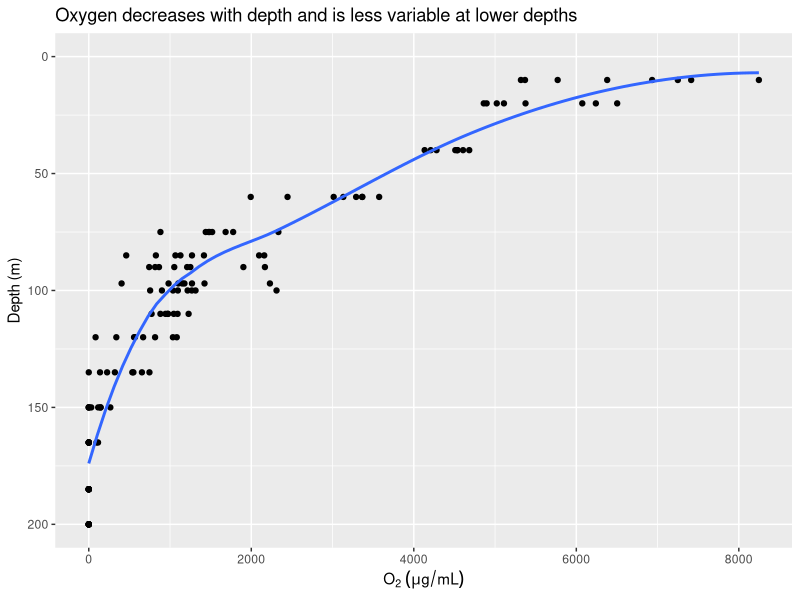
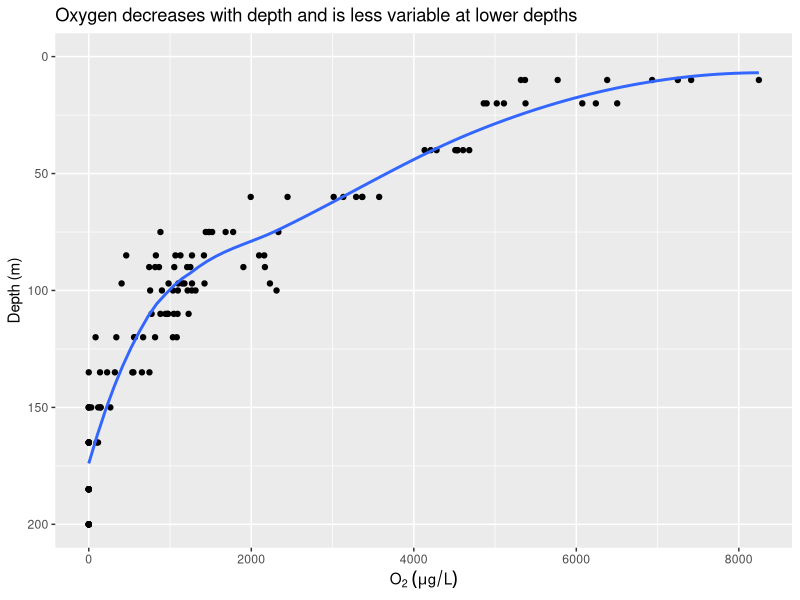
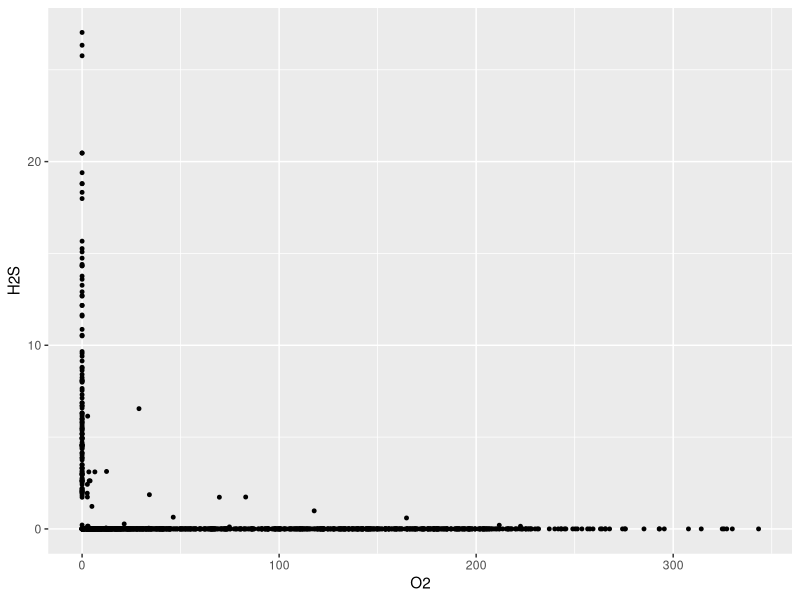
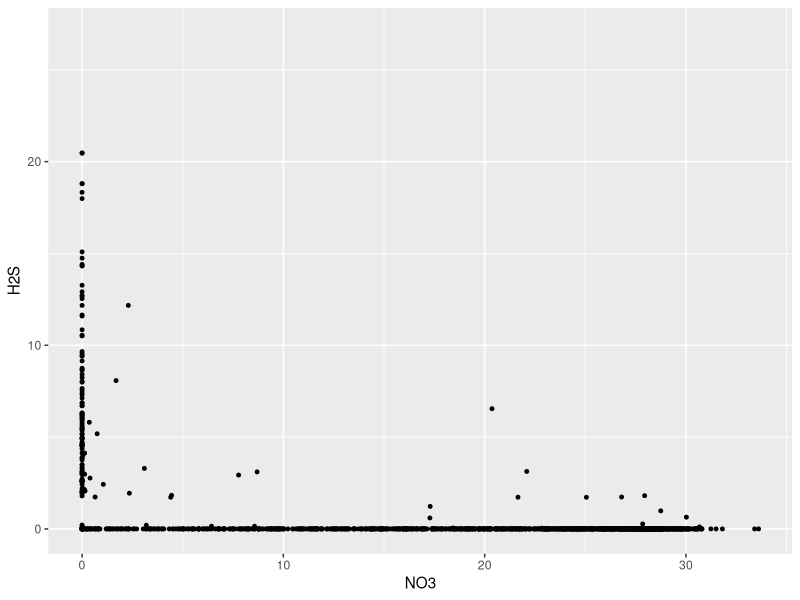
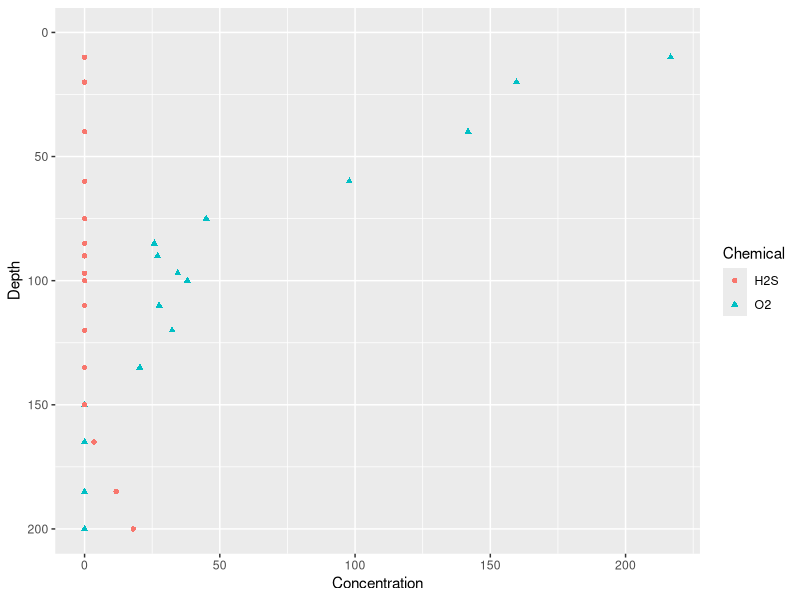
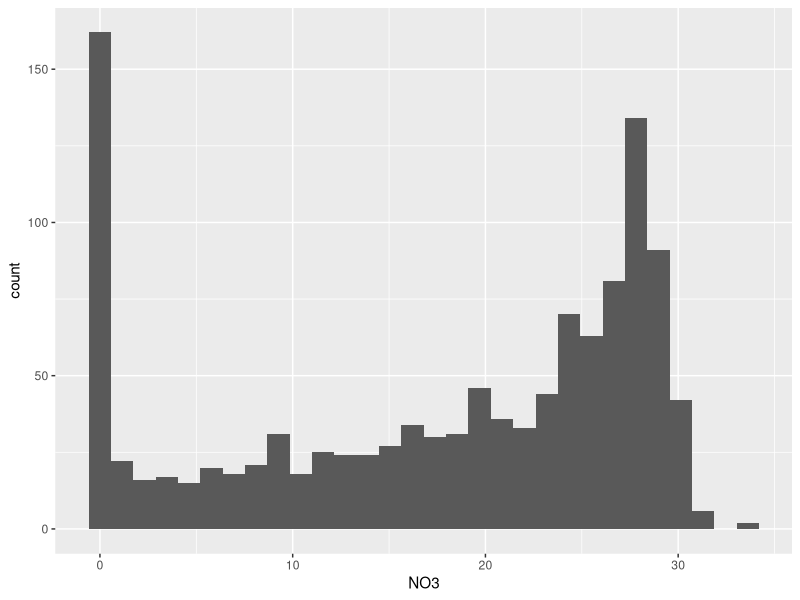
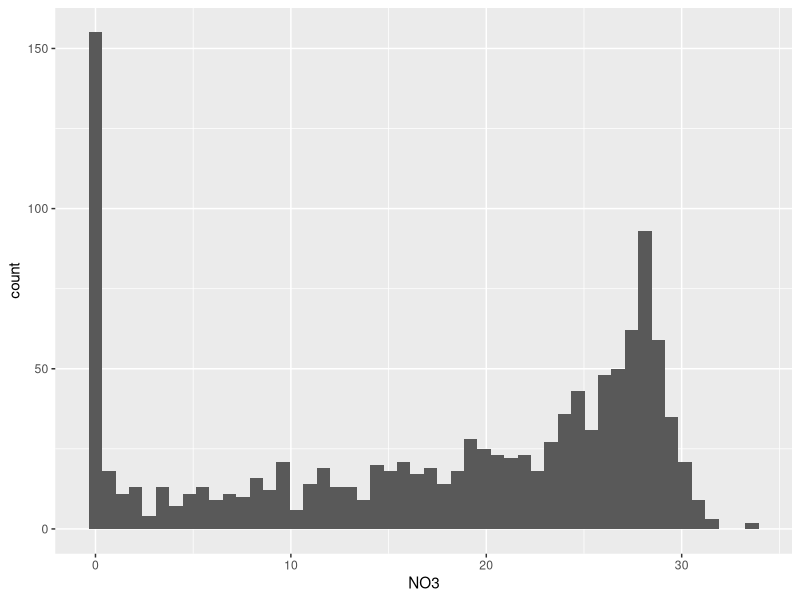
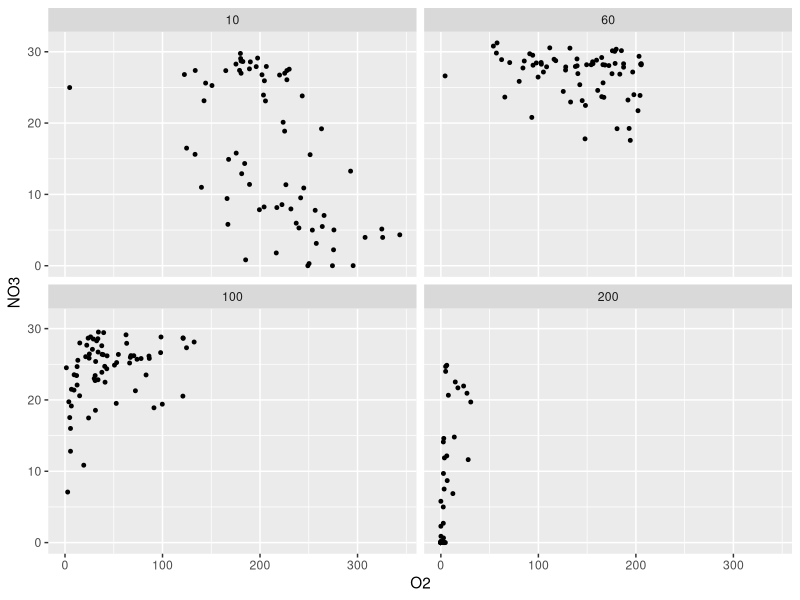

Generate these figures, in order, with R:
## ---- chunk 1
setwd("~/GitHub/workshops/intro_tidyverse/")
## ---- chunk 2
library(tidyverse)
## ---- chunk 3
raw_data <- read_csv(file="Saanich_Data.csv",
                     col_names=TRUE,
                     na=c("", "NA", "NAN", "ND"))

dat <- raw_data
## ---- chunk 4
pdat <- raw_data
## ---- chunk 5
# 1
pdat <- select(pdat, Cruise, Date, Depth, PO4, WS_NO3)

# 2
pdat <- filter(pdat, Cruise == 72 & Depth >= 0.1)

# Check dimensions
dim(pdat)
## ---- chunk 6
pdat <- raw_data
## ---- chunk 7
# 1
pdat <- select(pdat, Date, Depth, WS_O2)

# 2
pdat <- rename(pdat, Oxygen=WS_O2)

# 3
pdat <- filter(pdat, months(Date) == "August")

# 4
pdat <- mutate(pdat, Oxygen=Oxygen*32)
## ---- chunk 8
# 5
ggplot(pdat, aes(x=Oxygen, y=Depth*1000)) +
  geom_point() +
  geom_smooth(method="loess", se=FALSE) + 
  scale_y_reverse(limits=c(200, 0)) +
  labs(x=expression(O[2]*" "*(mu*g/mL)),
       y="Depth (m)",
       title="Oxygen decreases with depth and is less variable at lower depths")
## ---- chunk 9
pdat <- raw_data
## ---- chunk 10
#  1
pdat %>%
  select(Date, Depth, WS_O2) %>%
  rename(Oxygen=WS_O2) %>%
  filter(months(Date) == "August" & !is.na(Oxygen)) %>%
  mutate(Oxygen=Oxygen*32) %>%

# 2
  ggplot(aes(x=Oxygen, y=Depth*1000)) +
  geom_point() +
  geom_smooth(method="loess", se=FALSE) + 
  scale_y_reverse(limits=c(200, 0)) +
  labs(x=expression(O[2]*" "*(mu*g/L)),
       y="Depth (m)",
       title="Oxygen decreases with depth and is less variable at lower depths")
## ---- chunk 11
pdat <- 
  raw_data %>%
  select(Cruise, Date, Depth, 
         Temperature, Salinity, Density, 
         WS_O2, WS_NO3, WS_H2S) %>%
  filter(Date >= "2008-02-01") %>%
  rename(O2=WS_O2, NO3=WS_NO3, H2S=WS_H2S) %>%
  mutate(Depth=Depth*1000)
## ---- chunk 12
pdat %>%
  group_by(Depth) %>%
  summarise(Median_Temperature=median(Temperature, na.rm=TRUE), 
            IQR_Temperature=IQR(Temperature, na.rm=TRUE),
            n=n())
## ---- chunk 13
# 1
pdat %>%
  ggplot(aes(x=O2, y=H2S)) +
  geom_point(size=1)

# 2
pdat %>%
  ggplot(aes(x=NO3, y=H2S)) +
  geom_point(size=1)
## ---- chunk 14
pdat %>%
  select(Cruise, Depth, O2, H2S) %>%
  filter(Cruise==72) %>%
  gather(key="Chemical", value="Concentration", -Cruise, -Depth) %>%
  
  ggplot(aes(x=Concentration, y=Depth, shape=Chemical, colour=Chemical)) +
  geom_point() + 
  scale_y_reverse(limits=c(200, 0))
## ---- chunk 15
# 1
pdat %>%
  ggplot(aes(x=NO3))+
  geom_histogram()

# 2
pdat %>%
  ggplot(aes(x=NO3)) +
  geom_histogram(bins=50)
## ---- chunk 16
pdat %>% 
  filter(Depth %in% c(10, 60, 100, 200)) %>% 
  
  ggplot(aes(x=O2, y=NO3)) +
  geom_point(size=1) +
  facet_wrap(~Depth, ncol=2)
## ---- chunk 17
my_theme <- 
  theme_bw() +
  theme(panel.grid.major=element_blank(),
        panel.grid.minor=element_blank())
## ---- chunk 18
p1 <- 
  pdat %>% 
  gather(key="Key", value="Value", -Cruise, -Date, -Depth, factor_key=TRUE) %>%
  
  ggplot(aes(x=Value, y=Depth)) +
  geom_point(size=1) +
  scale_y_reverse(limits=c(200, 0)) +
  facet_wrap(~Key, ncol=2, dir="v", scales="free_x") + 
  my_theme +
  labs(x="",
       y="Depth (m)")

p2 <- 
  pdat %>%
  filter(!is.na(H2S)) %>%
  arrange(H2S) %>% 
  
  ggplot(aes(x=O2, y=NO3, colour=H2S)) +
  geom_point(size=2) +
  my_theme +
  labs(x="O2 in uM",
       y="NO3 in uM") +
  scale_colour_continuous(name="H2S in uM")
## ---- chunk 19
p <- cowplot::plot_grid(p1, p2, labels=c("A", "B"), rel_widths=c(2/5, 3/5))

p
